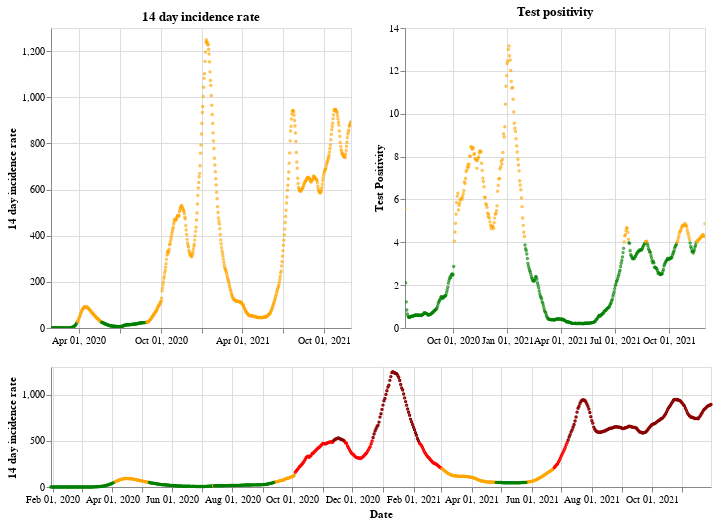

Notebook code for this chart:
### Markdown cell above
## England

### Code cell
plot_traffic_light('England')

### Figure 1 — Vega-Lite specification as saved in the notebook (floating-point values rounded to 4 significant figures; data arrays with more than 128 entries replaced by an {"elided": "..."} marker saying what was removed)
{"config": {"view": {"continuousWidth": 400, "continuousHeight": 300}}, "vconcat": [{"hconcat": [{"mark": {"type": "point", "size": 2}, "encoding": {"color": {"condition": {"value": "green", "test": "(datum.twoWeeklyCasesRate <= 25)"}, "value": "orange"}, "tooltip": [{"type": "nominal", "field": "areaName"}, {"type": "temporal", "field": "date"}, {"type": "quantitative", "field": "twoWeeklyCasesRate"}, {"type": "quantitative", "field": "testPositivity"}], "x": {"type": "temporal", "axis": {"title": ""}, "field": "date", "scale": {"domain": {"selection": "DateBrush"}}, "timeUnit": "yearmonthdate"}, "y": {"type": "quantitative", "axis": {"title": "14 day incidence rate"}, "field": "twoWeeklyCasesRate"}}, "title": "14 day incidence rate", "width": 300}, {"mark": {"type": "point", "size": 2}, "encoding": {"color": {"condition": {"value": "green", "test": "(datum.testPositivity <= 4)"}, "value": "orange"}, "tooltip": [{"type": "nominal", "field": "areaName"}, {"type": "temporal", "field": "date"}, {"type": "quantitative", "field": "twoWeeklyCasesRate"}, {"type": "quantitative", "field": "testPositivity"}], "x": {"type": "temporal", "axis": {"title": ""}, "field": "date", "scale": {"domain": {"selection": "DateBrush"}}, "timeUnit": "yearmonthdate"}, "y": {"type": "quantitative", "axis": {"title": "Test Positivity"}, "field": "testPositivity"}}, "title": "Test positivity", "width": 300}]}, {"layer": [{"mark": {"type": "point", "size": 2}, "encoding": {"color": {"condition": {"value": "orange", "test": "(((datum.testPositivity < 4) && (datum.twoWeeklyCasesRate >= 50)) && (datum.twoWeeklyCasesRate < 200))"}, "value": "red"}, "opacity": {"condition": {"value": 1, "test": "((datum.twoWeeklyCasesRate >= 50) && (datum.twoWeeklyCasesRate < 500))"}, "value": 0}, "tooltip": [{"type": "nominal", "field": "areaName"}, {"type": "temporal", "field": "date"}, {"type": "quantitative", "field": "twoWeeklyCasesRate"}, {"type": "quantitative", "field": "testPositivity"}], "x": {"type": "temporal", "axis": {"title": "Date"}, "field": "date", "timeUnit": "yearmonthdate"}, "y": {"type": "quantitative", "axis": {"title": "14 day incidence rate"}, "field": "twoWeeklyCasesRate"}}, "selection": {"DateBrush": {"type": "interval", "encodings": ["x"], "fields": ["Time"]}}}, {"mark": {"type": "point", "size": 2}, "encoding": {"color": {"value": "darkred"}, "opacity": {"condition": {"value": 1, "test": "(datum.twoWeeklyCasesRate >= 500)"}, "value": 0}, "tooltip": [{"type": "nominal", "field": "areaName"}, {"type": "temporal", "field": "date"}, {"type": "quantitative", "field": "twoWeeklyCasesRate"}, {"type": "quantitative", "field": "testPositivity"}], "x": {"type": "temporal", "axis": {"title": "Date"}, "field": "date", "timeUnit": "yearmonthdate"}, "y": {"type": "quantitative", "axis": {"title": "14 day incidence rate"}, "field": "twoWeeklyCasesRate"}}}, {"mark": {"type": "point", "size": 2}, "encoding": {"color": {"condition": {"value": "green", "test": "((datum.testPositivity < 4) && (datum.twoWeeklyCasesRate < 50))"}, "value": "orange"}, "opacity": {"condition": {"value": 1, "test": "(datum.twoWeeklyCasesRate < 50)"}, "value": 0}, "tooltip": [{"type": "nominal", "field": "areaName"}, {"type": "temporal", "field": "date"}, {"type": "quantitative", "field": "twoWeeklyCasesRate"}, {"type": "quantitative", "field": "testPositivity"}], "x": {"type": "temporal", "axis": {"title": "Date"}, "field": "date", "timeUnit": "yearmonthdate"}, "y": {"type": "quantitative", "axis": {"title": "14 day incidence rate"}, "field": "twoWeeklyCasesRate"}}}], "height": 120, "width": 660}], "data": {"name": "data-fc12095d9b95e24105f85fa0fb92abc2"}, "$schema": "https://vega.github.io/schema/vega-lite/v4.8.1.json", "datasets": {"data-fc12095d9b95e24105f85fa0fb92abc2": {"elided": "671 records"}}}
